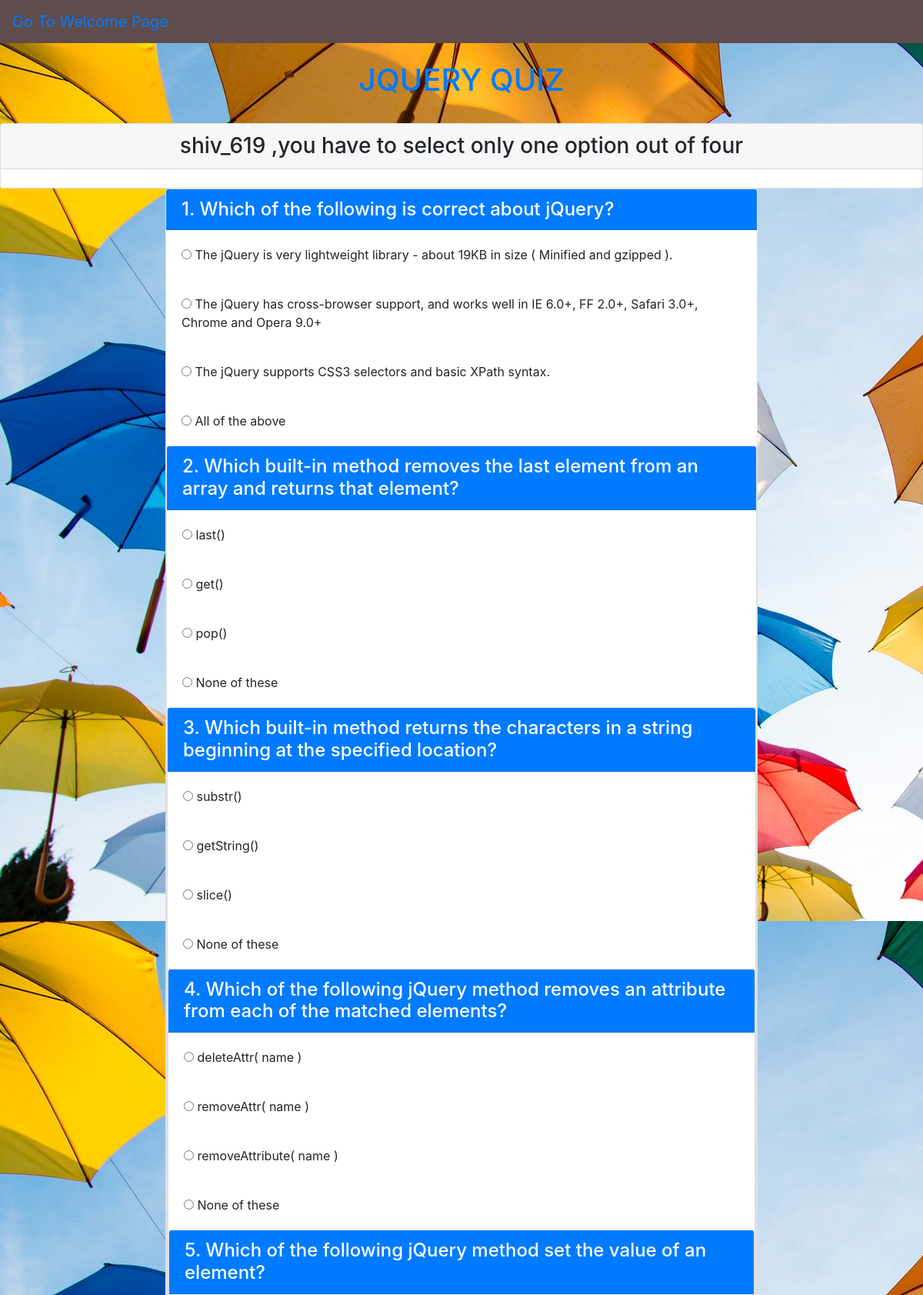
Page /jq.php (signed in, upper part) on the committed database.
### tables this page shows
CREATE TABLE `user` (
  `username` varchar(20) NOT NULL,
  `user_email` varchar(50) NOT NULL,
  `name` varchar(50) DEFAULT NULL,
  `user_pwd` varchar(20) DEFAULT NULL
);

CREATE TABLE `question` (
  `sub_id` varchar(10) DEFAULT NULL,
  `q_id` varchar(10) NOT NULL,
  `question` varchar(300) DEFAULT NULL,
  `ans_id` varchar(10) DEFAULT NULL
);

CREATE TABLE `answer` (
  `ans_id` varchar(10) DEFAULT NULL,
  `aid` varchar(10) DEFAULT NULL,
  `answer` varchar(300) DEFAULT NULL
);

### session.php (called while the page is built, shortened)
<?php
   include('config.php');
    $user_check = $_SESSION['login_user'];
    $ses_sql = mysqli_query($db,"select username from user where username = '$user_check' ");
    $row = mysqli_fetch_array($ses_sql,MYSQLI_ASSOC);
    $login_session = $row['username'];
?>

### jq.php (the view, shortened to what this page needs)
<?php
$con=mysqli_connect('localhost','root');
mysqli_select_db($con,'quizdb');
?>
<?php
   include('session.php');
?>
<!DOCTYPE html>
<html>
<head>
	<link rel="stylesheet" href="bootstrap.css">
</head>
<body>
	<nav class="navbar navbar-inverse navbar-fixed-top">
      <div class="navbar-header">
      	 <a class="navbar-brand navbar-left" href="welcome.php" ><span class="glyphicon glyphicon-flash" aria-hidden="true"></span> Go To Welcome Page</a>
    </div>
 </nav>
<div class="Container">
	<br> <h1 class="text-center text-primary">JQUERY QUIZ</h1><br>
	<div class='card'>
		<h3 class="text-center card-header"> <?php echo $login_session;?> ,you have to select only one option out of four</h3><br>
	</div>
	<div class="col-lg-8 m-auto d-block">
	<form action="checkjq.php" method="post">
	<?php
		$q2="SELECT * from question where sub_id='s4'";
		$query2=mysqli_query($con,$q2);
		$total=mysqli_num_rows($query2);
		$total=$total+400;
		for($i=401;$i<=$total;$i++){
		$q="select * from question where  q_id=$i";
		$query=mysqli_query($con,$q);
		while($rows=mysqli_fetch_array($query)){
			?>
			<div class="card">
				<h4 class="card-header bg-primary text-white"><?php echo ($i%400).". " ?><?php echo  $rows['question'];?> </h4>
				<?php
				$q="select * from answer where ans_id=$i";
				$query=mysqli_query($con,$q);
				while($rows=mysqli_fetch_array($query)){
					?>
					<div class="card-body">
						<input type="radio" name="quizcheck[<?php echo $rows['ans_id'];?>]" value="<?php echo $rows['aid'];?>">
						<?php echo $rows['answer'];?>
					</div>
		<?php
	}
}
		}
	?>
</form>
</div>
</div>
</body>
</html>

### jq.php (style rules this page uses)
body { background-image: url("p.jpg"); }
.navbar { background-color: #5f4c4c; }

### rows in the picture
user: username "shiv_619"
question: question "Which of the following is correct about jQuery?"
answer: answer "The jQuery is very lightweight library - about 19KB in size ( Minified and gzipped )."
answer: answer "The jQuery has cross-browser support, and works well in IE 6.0+, FF 2.0+, Safari 3.0+, Chrome and Opera 9.0+"
answer: answer "The jQuery supports CSS3 selectors and basic XPath syntax."
answer: answer "All of the above"
question: question "Which built-in method removes the last element from an array and returns that element?"
answer: answer "last()"
answer: answer "get()"
answer: answer "pop()"
answer: answer "None of these"
question: question "Which built-in method returns the characters in a string beginning at the specified location?"
answer: answer "substr()"
answer: answer "getString()"
answer: answer "slice()"
answer: answer "None of these"
question: question "Which of the following jQuery method removes an attribute from each of the matched elements?"
answer: answer "deleteAttr( name )"
answer: answer "removeAttr( name )"
answer: answer "removeAttribute( name )"
answer: answer "None of these"
question: question "Which of the following jQuery method set the value of an element?"
